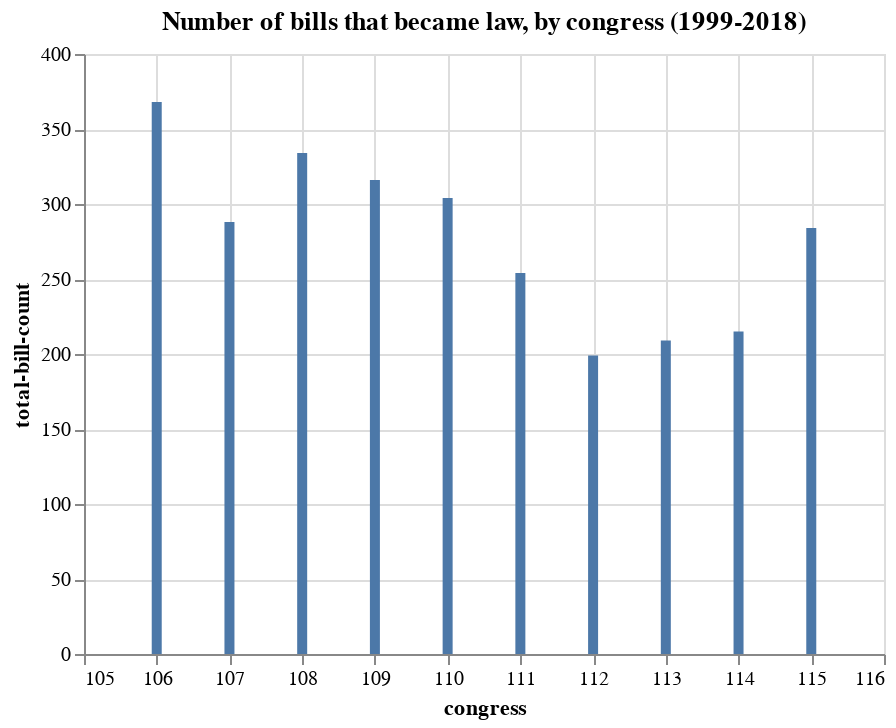

The cell this chart's notebook holds for it:
### Markdown cell above
### Visualizing the total bill counts by congress dataframe with Altair

### Code cell
alt.Chart(totals_by_congress).mark_bar().encode(
    x='congress',
    y='total-bill-count'
).properties(
    title='Number of bills that became law, by congress (1999-2018)'
)

### Figure 1 — Vega-Lite specification as saved in the notebook (floating-point values rounded to 4 significant figures)
{"config": {"view": {"continuousWidth": 400, "continuousHeight": 300}}, "data": {"name": "data-def8835a25cf536f8db0d52ebfcd4f1b"}, "mark": "bar", "encoding": {"x": {"type": "quantitative", "field": "congress"}, "y": {"type": "quantitative", "field": "total-bill-count"}}, "title": "Number of bills that became law, by congress (1999-2018)", "$schema": "https://vega.github.io/schema/vega-lite/v4.8.1.json", "datasets": {"data-def8835a25cf536f8db0d52ebfcd4f1b": [{"congress": 106, "total-bill-count": 368}, {"congress": 107, "total-bill-count": 288}, {"congress": 108, "total-bill-count": 334}, {"congress": 109, "total-bill-count": 316}, {"congress": 110, "total-bill-count": 304}, {"congress": 111, "total-bill-count": 254}, {"congress": 112, "total-bill-count": 199}, {"congress": 113, "total-bill-count": 209}, {"congress": 114, "total-bill-count": 215}, {"congress": 115, "total-bill-count": 284}]}}
